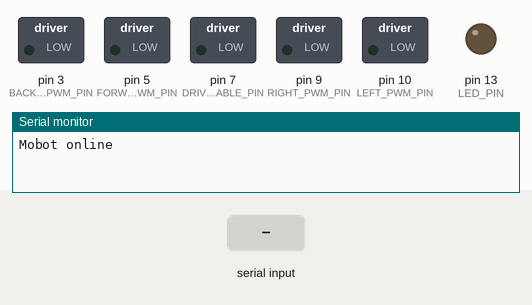
Recording of a sketch running on a simulated Arduino Uno, built with avr-gcc and run on an emulated ATmega328P. On the bench: switched loads named in the sketch (green lamp = pin HIGH), output pins drawn as LEDs (lit = HIGH), the last lines printed to the serial monitor. The inputs (shaded band) are chosen by the test bench.

Above: at 4.2 s.
4.3 s: "f" received over Serial
At 5.4 s:
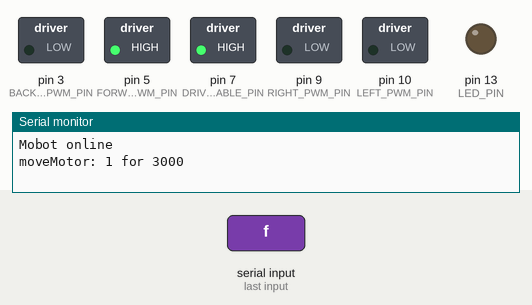
5.8 s: "b" received over Serial
At 7.7 s:
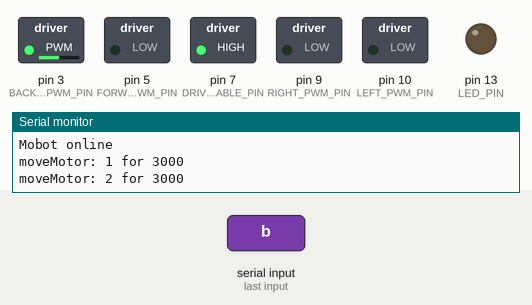
8.8 s: "r" received over Serial
At 11.1 s:
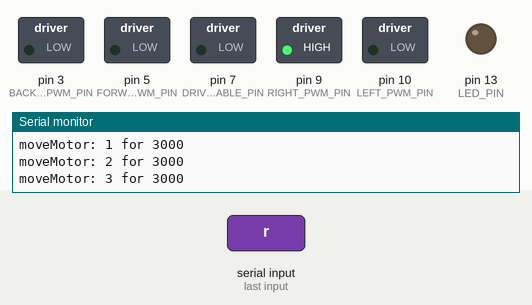
11.8 s: "l" received over Serial
At 12.3 s:
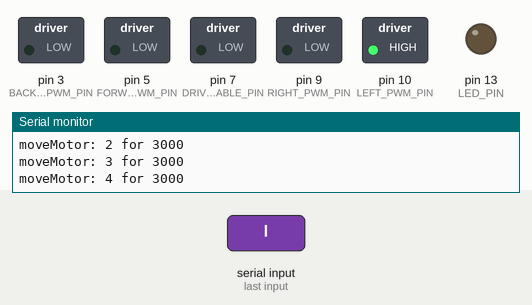
Timing chart, 0 to 14.8 s (numbered marks = the images above; inputs shaded):
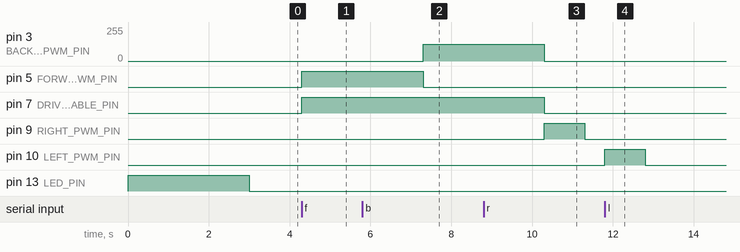

The sketch:

h_bridge.ino
```cpp
/*
  Spencer Barton
  Mobot Tutorial

  Control RC car front motor via h-bridge. There are four buttons: forward, backward, right and left.
  Serial is also used for debugging and control.

  Pins, Command Char:
  forward  - 0, f/F
  backward - 1, b/B
  right    - 2, r/R
  left     - 3, l/L

  Commands are sent to arduino via serial as command characters.
  The LED can also be turned on/off with the character 'a'/'A'.

 */

#include "h_bridge.h"

// Globals
boolean  led_on = true;

void setup() {

  // Init serial
  Serial.begin(SERIAL_BAUD);

  // Init btns: all begin output low, motor is off
  pinMode(DRIVE_ENABLE_PIN, OUTPUT);
  pinMode(FORWARD_PWM_PIN, OUTPUT);
  pinMode(BACKWARD_PWM_PIN, OUTPUT);

  digitalWrite(DRIVE_ENABLE_PIN, LOW);
  digitalWrite(FORWARD_PWM_PIN, LOW);
  digitalWrite(BACKWARD_PWM_PIN, LOW);

  // init LED, set ON to signal init all done
  pinMode(LED_PIN, OUTPUT);
  digitalWrite(LED_PIN, HIGH);

  Serial.println("Mobot online");

  // Delay and turn off light
  delay(INIT_DELAY);
  digitalWrite(LED_PIN, LOW);

}


/* main loop
 *   listen on serial and interpret commands
 *   accepts these byte commands:
 *    a/A, f/F, b/B, r/R, l/L
 */
void loop() {
  char command = '\0';

  // check if command has been sent
  if ( Serial.available() ) {
    // read the most recent byte
    command = Serial.read();

    // interpret the command
    switch (command) {
      case 'a':
      case 'A':
        toggleLED();
        break;
      case 'f':
      case 'F':
        moveMotor( FORWARD, MOTOR_DELAY );
        break;
      case 'b':
      case 'B':
         moveMotor( BACKWARD, MOTOR_DELAY );
         break;
      case 'r':
      case 'R':
         moveMotor( RIGHT, MOTOR_DELAY );
         break;
      case 'l':
      case 'L':
         moveMotor( LEFT, MOTOR_DELAY );
         break;
    }
  }
}

/* toggleLED: using led_on var (global) decide to turn LED on/off */
void toggleLED() {

  if (led_on) {
    digitalWrite(LED_PIN, LOW);
    led_on = false;
  } else {
    digitalWrite(LED_PIN, HIGH);
    led_on = true;
  }

}

/* moveMotor( movement, time )
 *   move motor in one of four motions for given time (milliseconds)
 *   motions are FORWARD, BACKWARD, RIGHT, LEFT
 *   Returns 0 on success and -1 on error
 */
int moveMotor( int movement, int time ) {

  Serial.print("moveMotor: ");
  Serial.print(movement);
  Serial.print(" for ");
  Serial.println(time);

  switch (movement) {
    case (FORWARD):
      // enable motor driver
      digitalWrite(DRIVE_ENABLE_PIN, HIGH);
      analogWrite(FORWARD_PWM_PIN, MOTOR_100);
      delay(time);
      analogWrite(FORWARD_PWM_PIN, MOTOR_0);
      // disable motor driver
      digitalWrite(DRIVE_ENABLE_PIN, LOW);
      break;

    case (BACKWARD):
      // enable motor driver
      digitalWrite(DRIVE_ENABLE_PIN, HIGH);
      analogWrite(BACKWARD_PWM_PIN, MOTOR_50);
      delay(time);
      analogWrite(BACKWARD_PWM_PIN, MOTOR_0);
      // disable motor driver
      digitalWrite(DRIVE_ENABLE_PIN, LOW);
      break;

    case (RIGHT):
      // enable motor driver
      digitalWrite(TURN_ENABLE_PIN, HIGH);
      analogWrite(RIGHT_PWM_PIN, MOTOR_100);
      delay(1000);
      analogWrite(RIGHT_PWM_PIN, MOTOR_0);
      // disable motor driver
      digitalWrite(TURN_ENABLE_PIN, LOW);
      break;

    case (LEFT):
      // enable motor driver
      digitalWrite(TURN_ENABLE_PIN, HIGH);
      analogWrite(LEFT_PWM_PIN, MOTOR_100);
      delay(1000);
      analogWrite(LEFT_PWM_PIN, MOTOR_0);
      // disable motor driver
      digitalWrite(TURN_ENABLE_PIN, LOW);
      break;

    default: // error
      return -1;
  }

  return 0;
}
```

h_bridge.h
```cpp
#ifndef CONTROLLER_H
#define CONTROLLER_H

// Constants
#define LED_PIN          13
#define DRIVE_ENABLE_PIN 7
#define TURN_ENABLE_PIN  2
#define FORWARD_PWM_PIN  5
#define BACKWARD_PWM_PIN 3
#define RIGHT_PWM_PIN    9
#define LEFT_PWM_PIN     10

// Motor analog default values

#define MOTOR_100  255
#define MOTOR_50   127
#define MOTOR_0    0


#define SERIAL_BAUD 9600

#define MOTOR_DELAY 3000 // 3 sec
#define INIT_DELAY  3000 // 3 sec

#define FORWARD   1
#define BACKWARD  2
#define RIGHT     3
#define LEFT      4

#endif
```

Measured:
- after the input at 4.3 s, pin 5 (FORWARD_PWM_PIN), pin 7 (DRIVE_ENABLE_PIN): LOW → HIGH at once
- after the input at 5.8 s, pin 3 (BACKWARD_PWM_PIN): 0/255 → 127/255 after 1.5 s; pin 7 (DRIVE_ENABLE_PIN): stays HIGH (without the input it goes to LOW after 1.5 s)
- after the input at 8.8 s, pin 9 (RIGHT_PWM_PIN): LOW → HIGH after 1.5 s, → LOW 1.0 s later
- after the input at 11.8 s, pin 10 (LEFT_PWM_PIN): LOW → HIGH at once, → LOW 1.0 s later
